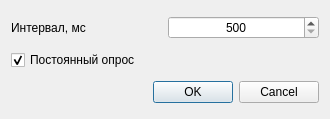
<?xml version="1.0" encoding="UTF-8"?>
<ui version="4.0">
 <class>CIntervalDialog</class>
 <widget class="QDialog" name="CIntervalDialog">
  <property name="geometry">
   <rect>
    <x>0</x>
    <y>0</y>
    <width>330</width>
    <height>119</height>
   </rect>
  </property>
  <property name="windowTitle">
   <string>Dialog</string>
  </property>
  <layout class="QVBoxLayout" name="verticalLayout">
   <item>
    <layout class="QHBoxLayout" name="horizontalLayout">
     <item>
      <widget class="QLabel" name="labelTextInterval">
       <property name="text">
        <string>Интервал, мс</string>
       </property>
      </widget>
     </item>
     <item>
      <widget class="QSpinBox" name="spinBoxInterval">
       <property name="alignment">
        <set>Qt::AlignCenter</set>
       </property>
       <property name="minimum">
        <number>500</number>
       </property>
       <property name="maximum">
        <number>10000</number>
       </property>
       <property name="singleStep">
        <number>100</number>
       </property>
      </widget>
     </item>
    </layout>
   </item>
   <item>
    <widget class="QCheckBox" name="checkBoxRepeat">
     <property name="text">
      <string>Постоянный опрос</string>
     </property>
     <property name="checked">
      <bool>true</bool>
     </property>
    </widget>
   </item>
   <item>
    <widget class="QDialogButtonBox" name="buttonBox">
     <property name="orientation">
      <enum>Qt::Horizontal</enum>
     </property>
     <property name="standardButtons">
      <set>QDialogButtonBox::Cancel|QDialogButtonBox::Ok</set>
     </property>
    </widget>
   </item>
  </layout>
 </widget>
 <resources/>
 <connections>
  <connection>
   <sender>buttonBox</sender>
   <signal>accepted()</signal>
   <receiver>CIntervalDialog</receiver>
   <slot>accept()</slot>
   <hints>
    <hint type="sourcelabel">
     <x>248</x>
     <y>254</y>
    </hint>
    <hint type="destinationlabel">
     <x>157</x>
     <y>274</y>
    </hint>
   </hints>
  </connection>
  <connection>
   <sender>buttonBox</sender>
   <signal>rejected()</signal>
   <receiver>CIntervalDialog</receiver>
   <slot>reject()</slot>
   <hints>
    <hint type="sourcelabel">
     <x>316</x>
     <y>260</y>
    </hint>
    <hint type="destinationlabel">
     <x>286</x>
     <y>274</y>
    </hint>
   </hints>
  </connection>
 </connections>
</ui>
